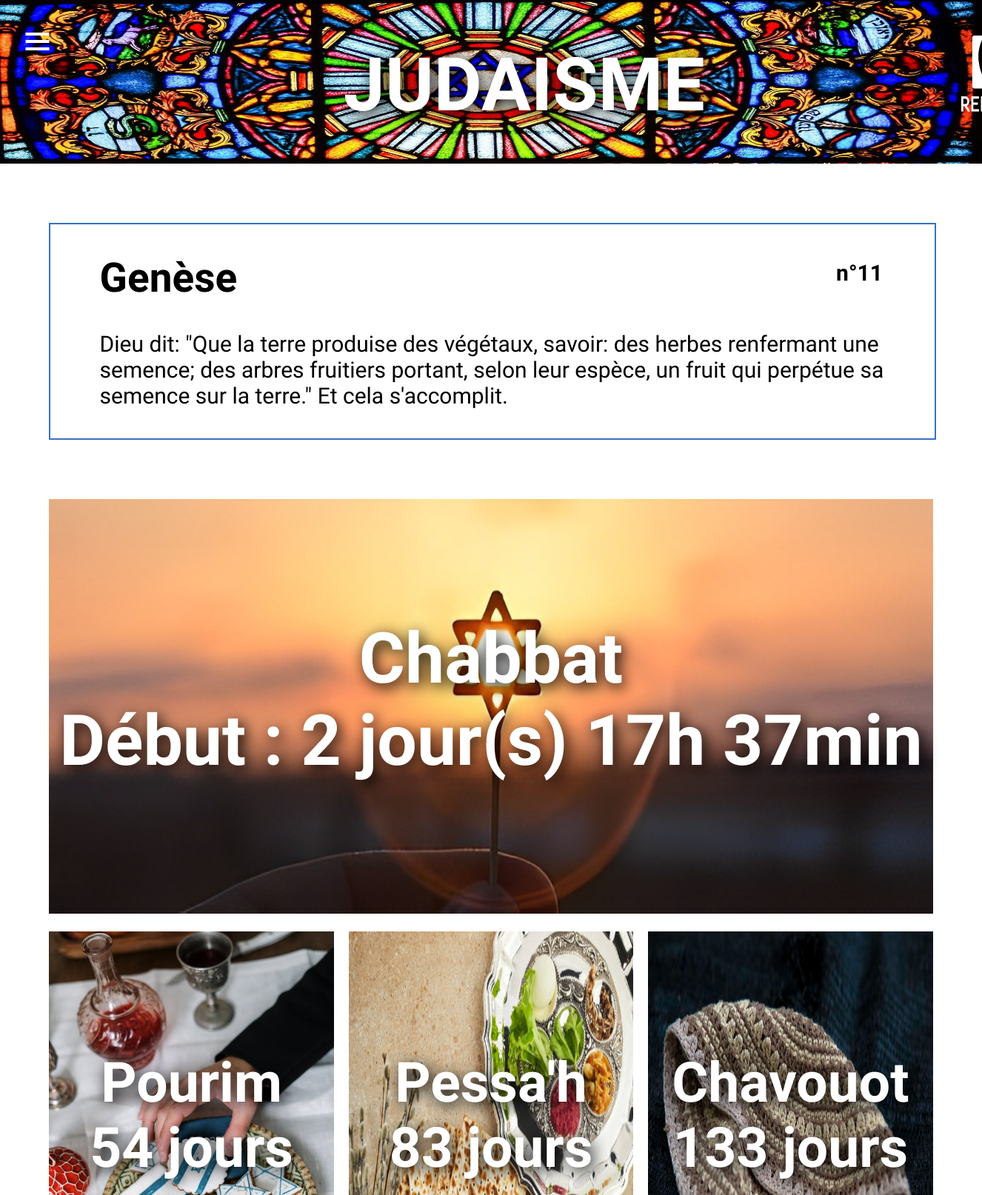
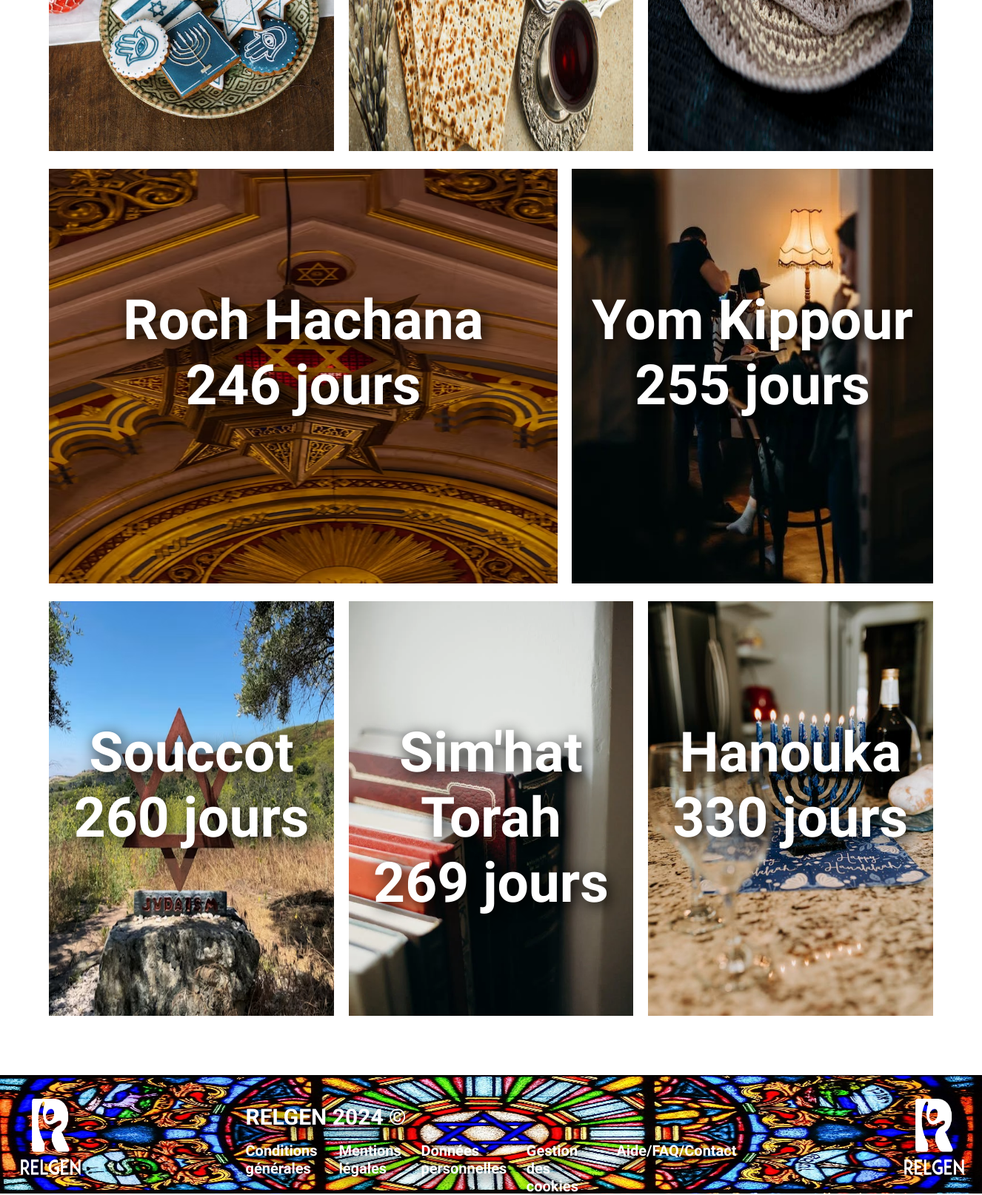
The app's page /judaisme/ with its own data (2 pictures, top to bottom).
### sourates/models.py (models this page shows, shortened)
class Juda(models.Model):
    name = models.fields.CharField(max_length=3000)
    verset = models.fields.CharField(max_length=5000)
    n_verset = models.fields.IntegerField(
    validators=[MinValueValidator(1), MaxValueValidator(1534)]
    )

### sourates/views.py (the view)
# urls.py: path('judaisme/',views.juda, name = 'judaisme')
def juda(request):
    juda = Juda.objects.all().order_by('?')[:1]
    juda = juda[0]
    date = Chabbat.objects.all()
    date_objects = Date2.objects.all()
    now = timezone.now()
    now2 = datetime.now().date()
    i = 0
    while i < len(date) and (date[i].fin - now).total_seconds() < 0:
        i = i +1
    if (date[i].debut - now).total_seconds() >= 0:
        chabbat = date[i].debut - now
        if chabbat.days > 0:
            chabbat = "Début : "+str(chabbat.days)+" jour(s) "+str(chabbat.seconds//3600)+"h "+ str((chabbat.seconds%3600)//60)+"min"
        else :
            chabbat = "Début : "+ str(chabbat.seconds//3600)+"h "+ str((chabbat.seconds%3600)//60)+"min "+ str((chabbat.seconds%3600)%60)+"s"
    else:
        chabbat = date[i].fin - now
        chabbat = "Fin : "+str(chabbat.seconds//3600)+"h "+ str((chabbat.seconds%3600)//60)+"min"+ str((chabbat.seconds%3600)%60)+"s"
    y = 0
    while y < len(date_objects) and date_objects[y].annee != now2.year:
        y += 1
    if y < len(date_objects):
        time_difference = date_objects[y].pessah - now2
        if time_difference.days < 0:
            Pessah = date_objects[y + 1].pessah - now2
            Pessah = Pessah.days
        else:
            Pessah = time_difference.days
        time_difference2 = date_objects[y].chavouot - now2
        if time_difference2.days < 0:
            Chavouot = date_objects[y + 1].chavouot - now2
            Chavouot = Chavouot.days
        else:
            Chavouot = time_difference2.days
        time_difference3 = date_objects[y].roch - now2
        if time_difference3.days < 0:
            Roch = date_objects[y + 1].roch - now2
            Roch = Roch.days
        else:
            Roch = time_difference3.days
        time_difference4 = date_objects[y].yom - now2
        if time_difference4.days < 0:
            Yom = date_objects[y + 1].yom - now2
            Yom = Yom.days
        else:
            Yom = time_difference4.days
        time_difference5 = date_objects[y].souccot - now2
        if time_difference5.days < 0:
            Souccot = date_objects[y + 1].souccot - now2
            Souccot = Souccot.days
        else:
            Souccot = time_difference5.days
        time_difference6 = date_objects[y].simhat - now2
        if time_difference6.days < 0:
            Simhat = date_objects[y + 1].simhat - now2
            Simhat = Simhat.days
        else:
            Simhat = time_difference6.days
        time_difference7 = date_objects[y].hanouka - now2
        if time_difference7.days < 0:
            Hanouka = date_objects[y + 1].hanouka - now2
            Hanouka = Hanouka.days
        else:
            Hanouka = time_difference7.days
        time_difference8 = date_objects[y].pourim - now2
        if time_difference8.days < 0:
            Pourim = date_objects[y + 1].pourim - now2
            Pourim = Pourim.days
        else:
            Pourim = time_difference8.days
    return render(request,'sourates/judaisme.html', {'juda': juda, 'Chabbat': chabbat, 'Pessah':Pessah,'Chavouot':Chavouot,'Roch':Roch,'Yom':Yom,'Souccot':Souccot,'Simhat':Simhat,'Hanouka':Hanouka,'Pourim':Pourim})

### sourates/templates/sourates/judaisme.html (shortened to what this page needs)
{% extends 'sourates/base.html' %}
{% block content %}
    {% load static %}
    <header class='juda'>
        <div class='container1'>
            <nav>
                <label for="checknav" class="menu-deroulant">
                    <i class='bx bx-menu' id="open"></i>
                </label>
            </nav>
            <h1>JUDAISME</h1>
            <img src="{% static 'sourates/assets/logo.png' %}" alt="Logo">
        </div>
    </header>
    <main>
        <div class='sourate C'>
            <div class='en-tete'>
                <h3>{{ juda.name }}</h3>
                <p>n°{{ juda.n_verset}}</p>
            </div>
            <p>{{ juda.verset }}</p>
        </div>
        <div class='priere'>
            <div class='info1'>
                <div class='info chabbat'>
                    <p>Chabbat</p>
                    <p>{{ Chabbat }}</p>
                </div>
            </div>
            <div class='info1'>
                <div class='info pourim'>
                    <p>Pourim</p>
                    <p>{{ Pourim }} jours</p>
                </div>
                <div class='info pessah'>
                    <p>Pessa'h</p>
                    <p>{{ Pessah }} jours</p>
                </div>
                <div class='info chavouot'>
                    <p>Chavouot</p>
                    <p>{{ Chavouot }} jours</p>
                </div>
            </div>
            <div class='info1'>
                <div class='info roch'>
                    <p>Roch Hachana</p>
                    <p>{{ Roch }} jours</p>
                </div>
                <div class='info yom'>
                    <p>Yom Kippour</p>
                    <p>{{ Yom }} jours</p>
                </div>
            </div>
            <div class='info1'>
                <div class='info souccot'>
                    <p>Souccot</p>
                    <p>{{ Souccot }} jours</p>
                </div>
                <div class='info simhat'>
                    <p>Sim'hat Torah</p>
                    <p>{{ Simhat }} jours</p>
                </div>
                <div class='info hanouka'>
                    <p>Hanouka</p>
                    <p>{{ Hanouka }} jours</p>
                </div>
            </div>
        </div>
    </main>
    <footer class='juda'>
        <img src="{% static 'sourates/assets/logo.png' %}" alt="Logo">
        <div class='footer-container'>
            <p>RELGEN 2024 ©</p>
            <div class='footer-links'>
                <a href="">Conditions générales</a>
                <a href="">Mentions légales</a>
                <a href="">Données personnelles</a>
                <a href="">Gestion des cookies</a>
                <a href="">Aide/FAQ/Contact</a>
            </div>
        </div>
        <img src="{% static 'sourates/assets/logo.png' %}" alt="Logo">
    </footer>
{% endblock %}

### sourates/templates/sourates/base.html (shortened to what this page needs)
<!DOCTYPE html>
{% load static %}
<html lang="en">
<head>
    <link rel="stylesheet" href="{% static 'sourates/style.css' %}" />
    <link href='https://unpkg.com/boxicons@2.1.4/css/boxicons.min.css' rel='stylesheet'>
</head>
<body>
    {% block content %}{% endblock %}
</body>
</html>

### static/sourates/style.css (style rules this page uses)
* { margin: 0; }
.juda { background: url(assets/judaisme.jpg)center center; background-size: 100% 100%; }
.menu-deroulant i { position: fixed; font-size: 48px; color: white; padding-top: 4vh; padding-left: 2vw; z-index: 2; }
.container1 { display: flex; flex-direction: row; }
.container1 h1 { padding-left: 40vw; animation: slideTopToBottom 1.5s ease-in-out; padding-bottom: 6vh; }
.juda .container1 h1 { padding-left: 35vw; animation: slideTopToBottom 1.5s ease-in-out; padding-bottom: 6vh; }
.container1 img { padding-top: 2vh; width: 10vw; height: 20vh; padding-left: 30vw; }
.juda .container1 img { padding-top: 2vh; width: 10vw; height: 20vh; padding-left: 24vw; }
h1 { text-align: center; padding-top: 7vh; padding-bottom: 11vh; font-size: 100px; color: white; font-family: 'Istok Web', sans-serif; animation: opacity 0.7s; animation: slideBottomToTop 1.5s ease-in-out; text-shadow: 4px 5px 20px black; }
h3 { font-size: 55px; }
.sourate { margin-left: 5vw; margin-top: 10vh; width: 80vw; padding: 5vh 5vw; border: solid 2px #C78255; }
.C { margin-left: 5vw; margin-top: 10vh; width: 80vw; padding: 5vh 5vw; border: solid 2px #3870c3; }
.sourate h3 { padding-bottom: 5vh; animation: slideLeftToRight 1.5s ease-in-out; width: 25vw; }
.sourate p { font-size: 30px; font-family: 'Sawarabi Mincho', serif; animation: slideLeftToRight 1.5s ease-in-out; }
.en-tete { display: flex; flex-direction: row; font-family: 'Istok Web', sans-serif; }
.en-tete p { font-weight: 600; padding-top: 1vh; padding-left: 50vw; }
.priere { margin-top: 10vh; display: flex; flex-direction: column; gap: 3vh; }
.chabbat { width: 90vw; background-image: url(assets/chabbat.jpg); }
.chabbat p { font-size: 95px; }
.pourim { width: 29vw; background-image: url(assets/pourim.jpeg); }
.pessah { width: 29vw; background-image: url(assets/pessah.jpg); }
.chavouot { width: 29vw; background-image: url(assets/minha.avif); }
.roch { width: 51.75vw; background-image: url(assets/maariv.avif); }
.yom { width: 36.75vw; background-image: url(assets/yom.jpg); }
.souccot { width: 29vw; background-image: url(assets/saharit.avif); }
.simhat { width: 29vw; background-image: url(assets/simhat.webp); }
.hanouka { width: 29vw; background-image: url(assets/hanouka.jpeg); }
.info { height: 50vh; background-size: 100% 100%; text-align: center; font-size: 75px; font-family: 'Istok Web', sans-serif; font-weight: 600; color: white; padding-top: 20vh; text-shadow: 4px 5px 20px black; }
.info p { animation: opacity 1.5s; }
.info1 { display: flex; flex-direction: row; margin-left: 5vw; gap: 1.5vw; }
footer { display: flex; flex-direction: row; align-items: center; gap: 15vw; color: white; font-family: 'Istok Web', sans-serif; font-weight: 600; margin-top: 10vh; height: 20vh; }
footer img { width: 10vw; height: 20vh; }
.footer-container { padding-top: 5vh; font-size: 30px; }
.footer-container p { padding-bottom: 2vh; text-shadow: 4px 5px 20px black; }
.footer-links { display: flex; flex-direction: row; gap: 2vw; }
.footer-links a { text-decoration: none; color: white; font-size: 20px; font-weight: 600; text-shadow: 4px 5px 20px black; }

### records on screen
Juda: name "Genèse", n_verset "11", verset "Dieu dit: \"Que la terre produise des végétaux, savoir: des herbes renfermant une semence; des arbres fruitiers portant, selon leur espèce, un fruit qui perpétue sa semence sur la terre.\" Et cela s'accomplit."

### other values on screen
{{ Chabbat }} "Début : 2 jour(s) 17h 37min"
